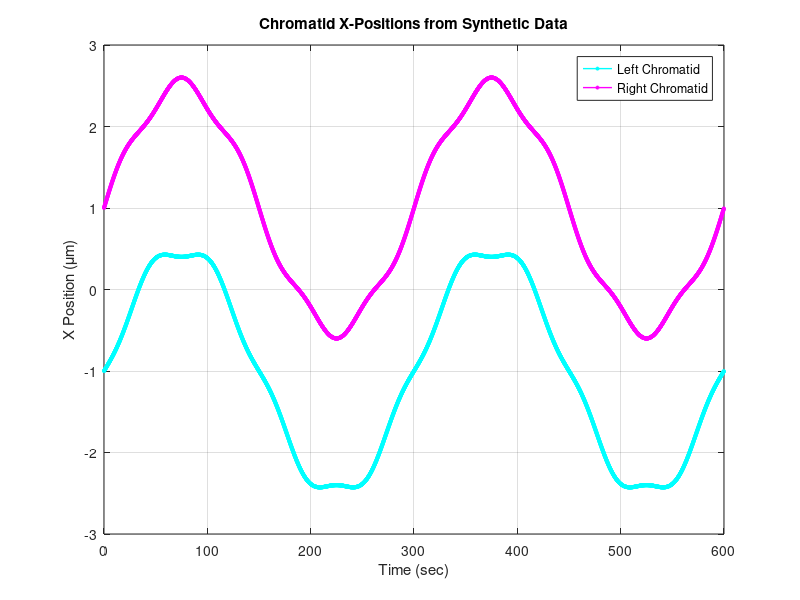
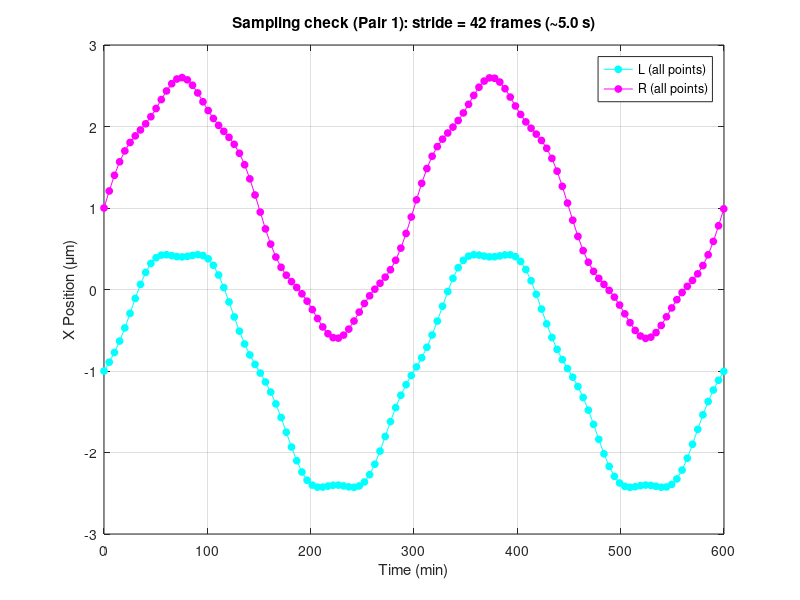

Write the MATLAB code that produced these figures, in order. (Note: this script raises an error after producing the figures.)
clc; clear; close all;

% ----------------------- Generate Synthetic Data -----------------------
dt = 2e-3;
Nsteps = 5000;
t_min = (0:Nsteps-1) * dt; % time in minuts; 
t_sec = t_min * 60;        % time in seconds;

f_CM = 1/5; % cycles/mins (this is frequency not period!)
f_KK = 1/1; % cycles/mins 

amp_CM = 1.5; %amplitue in um
CM = amp_CM * sin(2*pi*f_CM*t_min);

KK_mean = 2.0;        % target separation (µm)
KK_amp  = 0.2;        % ± variation (keep < KK_mean to stay positive)
KK = KK_mean + KK_amp * sin(2*pi*f_KK*t_min);  % always positive

% Back-calculate chromatid positions
cL(:,1,1) = CM - KK/2;
cL(:,2,1) = 0;
cR(:,1,1) = CM + KK/2;
cR(:,2,1) = 0;

%-------------------------Plot chromosome Position Over Time-------------
figure;
plot(t_sec, squeeze(cL(:,1,1)), 'co-', 'LineWidth', 1, 'Markersize',2,'MarkerFaceColor','c');hold on; 
plot(t_sec, squeeze(cR(:,1,1)), 'mo-', 'LineWidth', 1, 'Markersize',2,'MarkerFaceColor','m');
xlabel('Time (sec)');
ylabel('X Position (\mum)');
legend('Left Chromatid', 'Right Chromatid');
title('Chromatid X-Positions from Synthetic Data');
grid on;

duration=10; %default 10mins
[Nsteps, ~, Nchromosomes] = size(cL);
sampling_interval=round((5/60)/dt);  % every 5second, ~21
total_steps = min(round(duration / dt), Nsteps); % limit to Nsteps

for idx = 1:Nchromosomes
    t_samp  = t_sec(1:sampling_interval:total_steps);
    xL_samp = squeeze(cL(1:sampling_interval:total_steps, 1, idx));;
    xR_samp = squeeze(cR(1:sampling_interval:total_steps, 1, idx));;

    % Plot
    figure('Color','w');
    % --- Plot all points (neutral colors), no lines ---
    plot(t_samp, xL_samp, 'co-', 'Markersize',5,'MarkerFaceColor','c');hold on;
    plot(t_samp, xR_samp, 'mo-', 'Markersize',5,'MarkerFaceColor','m');               
    
    xlabel('Time (min)');
    ylabel('X Position (\mum)');
    legend('L (all points)','R (all points)','L (sampled)','R (sampled)','Location','best');
    title(sprintf('Sampling check (Pair %d): stride = %d frames (~%.1f s)', ...
          idx, sampling_interval, sampling_interval*dt*60));
    grid on;
end

% ----------------------- Calculate chromosome activity -----------------------
results = [];
duration=10; %default 10mins

[Nsteps, ~, Nchromosomes] = size(cL);
sampling_interval=round(5/60/dt);  % every 5second, ~21
total_steps = min(round(duration / dt), Nsteps); % limit to Nsteps

for idx = 1:Nchromosomes
    signalL = squeeze(cL(1:sampling_interval:total_steps, 1, idx)); % x only
    signalR = squeeze(cR(1:sampling_interval:total_steps, 1, idx)); 
    time_sampled_min = (0:numel(signalL)-1)' * (sampling_interval * dt);  % minutes
    time_sampled_sec = time_sampled_min * 60;  % seconds 
    vL_list = [];
    vR_list = [];
    % Sliding window 3-point slope calculation
    for j = 1:(length(signalL) - 2)
        t_chunk = time_sampled_min(j:j+2);
        sL_chunk = signalL(j:j+2);
        sR_chunk = signalR(j:j+2);

        % Fit line: first-order polynomial (slope only)
        pL = polyfit(t_chunk, sL_chunk, 1);
        pR = polyfit(t_chunk, sR_chunk, 1);

        vL_list(end+1) = pL(1);  % slope = velocity
        vR_list(end+1) = pR(1);
    end

    % Kinetic energy and velocity stats
    KE = vL_list.^2 + vR_list.^2;
    avg_KE = mean(KE, 'omitnan');
    avg_vL = mean((vL_list), 'omitnan');
    avg_vR = mean((vR_list), 'omitnan');

    % Store result
    results = [results; struct( ...
        'PairID', idx, ...
        'Avg_KE', avg_KE, ...
        'vL', avg_vL, ...
        'vR', avg_vR)];
end
results_table = struct2table(results);
disp(results_table);

figure;
bar_data = [results_table.Avg_KE; results_table.vL; results_table.vR];
bar_labels = {'Avg KE', 'Avg |v_L|', 'Avg |v_R|'};
bar(bar_data);
set(gca, 'xticklabel', bar_labels);
ylabel('Value');
title('Chromosome Activity Metrics');
grid on;